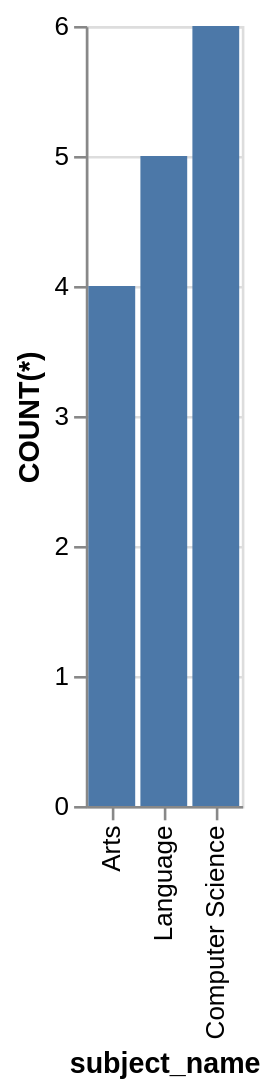

Specify this chart in Vega-Lite:
### Vega-Lite specification from a JSON file in a GitHub repository (floating-point values rounded to 4 significant figures)
{"data": {"values": [{"x_data": "Computer Science", "y_data": 6}, {"x_data": "Arts", "y_data": 4}, {"x_data": "Language", "y_data": 5}]}, "mark": "bar", "encoding": {"x": {"field": "x_data", "type": "nominal", "title": "subject_name", "sort": {"op": "sum", "field": "y_data", "order": "ascending"}}, "y": {"field": "y_data", "type": "quantitative", "title": "COUNT(*)"}}}
